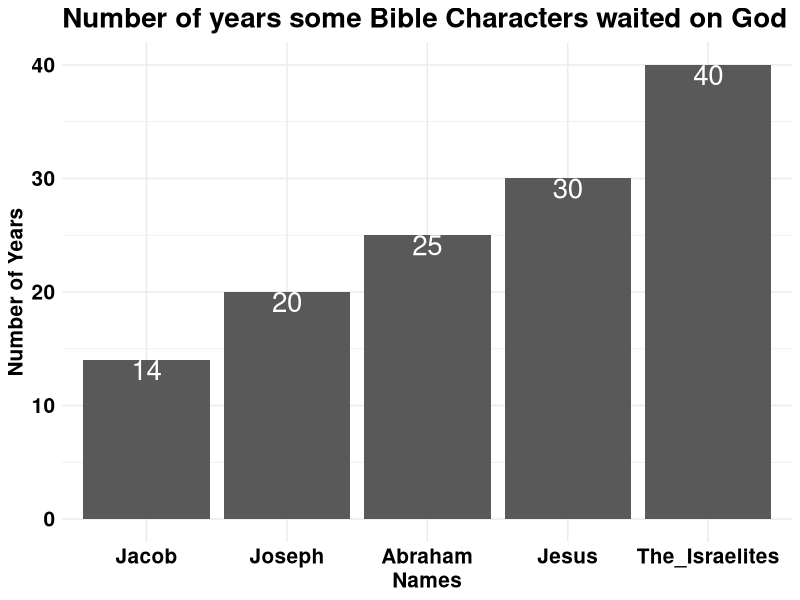

Reproduce this figure in R.
library(tidyverse)
library(ggthemes)

Names <- c("Joseph",
           "Abraham",
           "Jacob",
           "The_Israelites",
           "Jesus")
Number_of_Years <- c(20,
                     25,
                     14,
                     40,
                     30)
Bible_reference <- c("Genesis 37_Genesis 41",
                     "Genesis 12",
                     "Genesis 29", 
                     "Numbers 14:34",
                     "Luke 3:23")
Waiters <- data.frame(Names, Number_of_Years,Bible_reference)

Waiters %>%
  ggplot(aes(reorder(Names,Number_of_Years), Number_of_Years)) + 
  geom_bar(stat = "identity") + 
  theme_minimal() + 
  labs(title = "Number of years some Bible Characters waited on God", 
       x = "Names", 
       y = "Number of Years")+
  geom_text(aes(label = Number_of_Years), 
            vjust = 1, size = 7, colour = "white") +
  theme(axis.text = element_text(size = 15, colour = "black", face = "bold"),
        axis.title = element_text(size = 15, face = "bold")) + 
  theme(plot.title = element_text(size = 20, face = "bold"))
